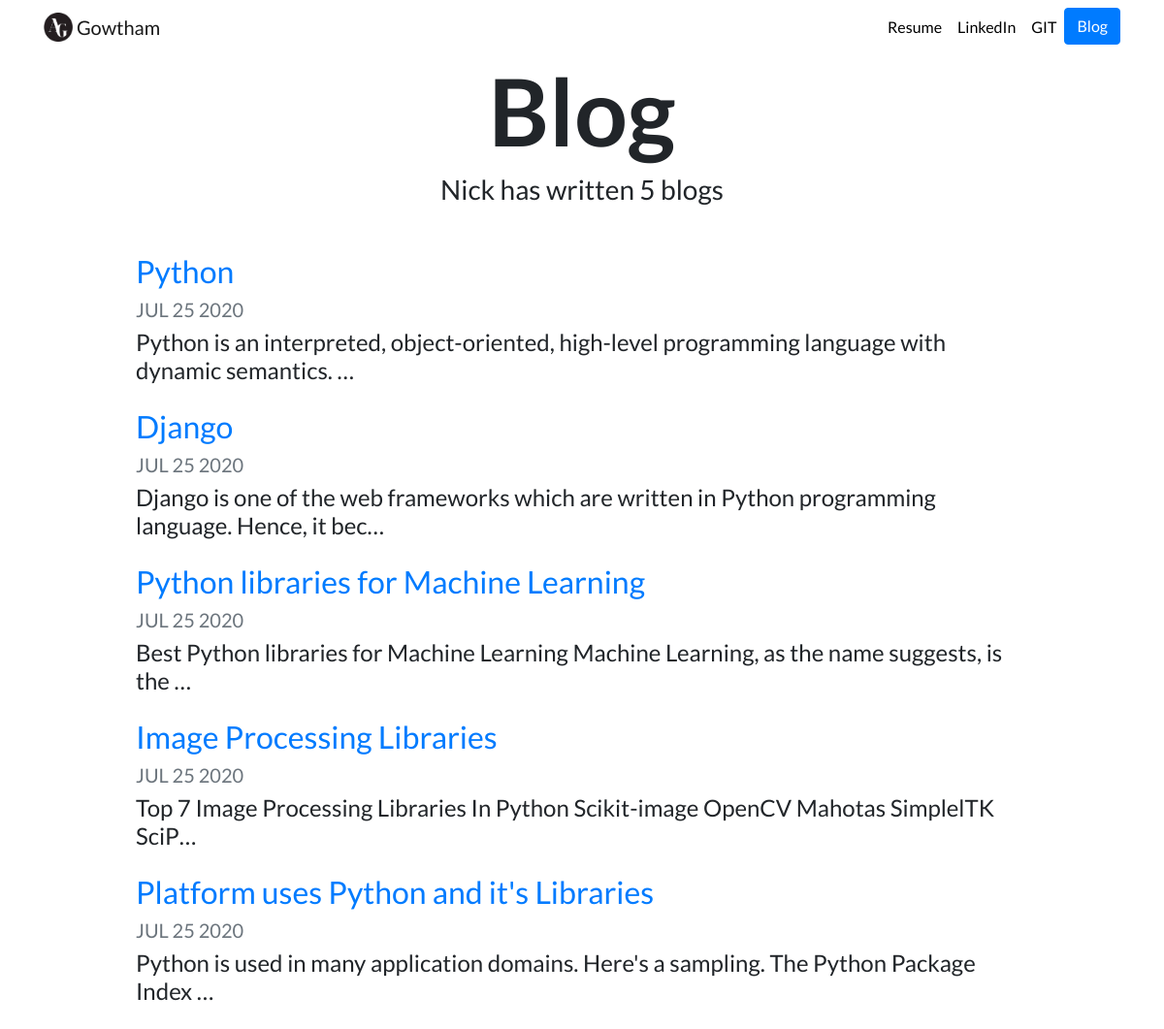
Screenshot of /blog/ with the database file from the repository.
### blog/models.py (models this page shows, shortened)
class Blog(models.Model):
    title = models.CharField(max_length=150)
    description = models.TextField()
    date = models.DateField()

### blog/views.py (the view)
# urls.py: path('', views.all_blogs, name='all_blogs'),
def all_blogs(request):
    blogs = Blog.objects.order_by('-date')
    return render(request, 'blog/all_blogs.html', {'blogs':blogs})

### blog/templates/blog/all_blogs.html
{% extends "portfolio/base.html" %}
{% load static %}
{% block content %}
<h1 id="blogtitle" class="font-weight-bold text-center">Blog</h1>
<h3 class="text-center mb-5">Nick has written {{ blogs.count }} blog{{ blogs.count|pluralize }}</h3>
{% for blog in blogs %}
<div class="row justify-content-center my-3">
  <div class="col-md-10">
    <a href="{% url 'blog:detail' blog.id %}">
      <h2>{{ blog.title }}</h2>
    </a>
    <h5 class="text-muted">{{ blog.date|date:'M d Y'|upper }}</h5>
    <h4>{{ blog.description|striptags|truncatechars:100 }}</h4>
  </div>
</div>
{% endfor %}
{% endblock %}

### portfolio/static/portfolio/custom.css (style rules this page uses)
body { font-family: 'Lato', sans-serif; }
#blogtitle { font-size: 6rem; }

### rows the page displays
Blog: title "Python", date "JUL 25 2020", description "Python is an interpreted, object-oriented, high-level programming language with dynamic semantics. …"
Blog: title "Django", date "JUL 25 2020", description "Django is one of the web frameworks which are written in Python programming language. Hence, it bec…"
Blog: title "Python libraries for Machine Learning", date "JUL 25 2020", description "Best Python libraries for Machine Learning Machine Learning, as the name suggests, is the …"
Blog: title "Image Processing Libraries", date "JUL 25 2020", description "Top 7 Image Processing Libraries In Python Scikit-image OpenCV Mahotas SimplelTK SciP…"
Blog: title "Platform uses Python and it's Libraries", date "JUL 25 2020", description "Python is used in many application domains. Here's a sampling. The Python Package Index …"

### other values shown
{{ blogs.count }} "5"
